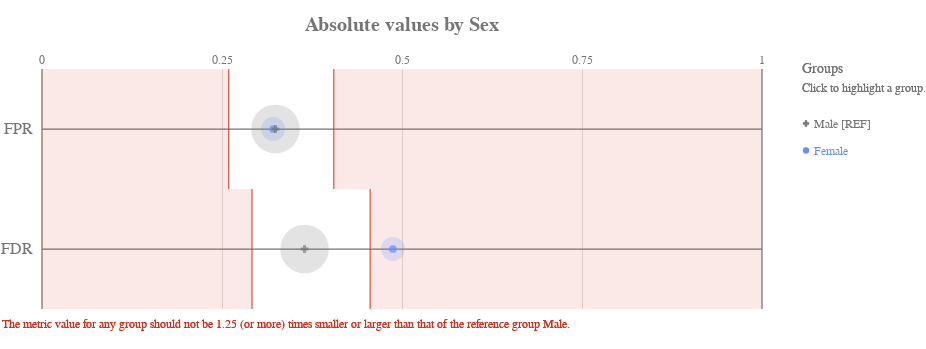

The cell this chart's notebook holds for it:
### Markdown cell above
Compruebe cómo se asigna el umbral de equidad a los valores absolutos de cada métrica:

### Code cell
ap.absolute(bdf, metrics, 'sex', fairness_threshold = disparity_tolerance)

### Figure 1 — Vega-Lite specification as saved in the notebook (floating-point values rounded to 4 significant figures)
{"config": {"view": {"continuousWidth": 400, "continuousHeight": 300, "strokeWidth": 0}, "axisLeft": {"labelColor": "rgb(117,117,117)", "labelFont": "Arial", "labelFontSize": 16}, "title": {"align": "center", "baseline": "middle", "color": "rgb(117,117,117)", "font": "Arial", "fontSize": 20, "fontWeight": "bold"}}, "layer": [{"data": {"name": "data-22e37ecfbb523156dad3ffdb726c704c"}, "mark": {"type": "rule", "stroke": "rgb(117,117,117)", "strokeWidth": 1.25, "tooltip": ""}, "encoding": {"x": {"type": "quantitative", "field": "start", "scale": {"domain": [0, 1], "range": [40.0, 760.0]}}, "x2": {"field": "end"}, "y": {"type": "nominal", "axis": {"domain": false, "labelAngle": 0, "labelPadding": -30, "orient": "left", "ticks": false, "title": ""}, "field": "y_position", "scale": {"domain": ["FPR", "FDR"], "range": [30.0, 270.0]}}}}, {"data": {"name": "data-6cfe259518f6c7b358d8f836a73e6b7f"}, "mark": {"type": "rule", "stroke": "rgb(117,117,117)", "strokeWidth": 1.25, "tooltip": ""}, "encoding": {"x": {"type": "quantitative", "field": "x_position", "scale": {"domain": [0, 1], "range": [40.0, 760.0]}}, "y": {"value": 30.0}, "y2": {"value": 270.0}}}, {"data": {"name": "data-60ed1133fa688d151d36705a369482e0"}, "mark": {"type": "text", "align": "center", "color": "rgb(117,117,117)", "font": "Arial", "fontSize": 12, "fontWeight": "normal", "tooltip": ""}, "encoding": {"text": {"type": "nominal", "field": "value"}, "x": {"type": "quantitative", "field": "value", "scale": {"domain": [0, 1], "range": [40.0, 760.0]}}, "y": {"value": 21.0}}}, {"layer": [{"mark": {"type": "rect", "opacity": 0.8, "stroke": "rgb(217, 46, 28)", "strokeWidth": 1.25, "tooltip": ""}, "encoding": {"x": {"type": "quantitative", "field": "lower_threshold_value", "scale": {"domain": [0, 1], "range": [40.0, 760.0]}}, "x2": {"field": "lower_threshold_value"}, "y": {"type": "nominal", "axis": {"domain": false, "grid": false, "labels": false, "ticks": false, "title": " "}, "field": "metric", "scale": {"domain": ["FPR", "FDR"], "range": [30.0, 270.0]}}}}, {"mark": {"type": "rect", "opacity": 0.8, "stroke": "rgb(217, 46, 28)", "strokeWidth": 1.25, "tooltip": ""}, "encoding": {"x": {"type": "quantitative", "field": "upper_threshold_value", "scale": {"domain": [0, 1], "range": [40.0, 760.0]}}, "x2": {"field": "upper_threshold_value"}, "y": {"type": "nominal", "axis": {"domain": false, "grid": false, "labels": false, "ticks": false, "title": " "}, "field": "metric", "scale": {"domain": ["FPR", "FDR"], "range": [30.0, 270.0]}}}}, {"layer": [{"mark": {"type": "rect", "fill": "rgb(217, 46, 28)", "opacity": 0.1, "tooltip": ""}, "encoding": {"x": {"type": "quantitative", "field": "lower_threshold_value", "scale": {"domain": [0, 1], "range": [40.0, 760.0]}}, "x2": {"field": "lower_end"}, "y": {"type": "nominal", "axis": {"domain": false, "grid": false, "labels": false, "ticks": false, "title": " "}, "field": "metric", "scale": {"domain": ["FPR", "FDR"], "range": [30.0, 270.0]}}}}, {"mark": {"type": "rect", "fill": "rgb(217, 46, 28)", "opacity": 0.1, "tooltip": ""}, "encoding": {"x": {"type": "quantitative", "field": "upper_threshold_value", "scale": {"domain": [0, 1], "range": [40.0, 760.0]}}, "x2": {"field": "upper_end"}, "y": {"type": "nominal", "axis": {"domain": false, "grid": false, "labels": false, "ticks": false, "title": " "}, "field": "metric", "scale": {"domain": ["FPR", "FDR"], "range": [30.0, 270.0]}}}}]}, {"data": {"name": "data-79dd248bdaa0ea02c535240e8ad022c8"}, "mark": {"type": "text", "align": "left", "baseline": "top", "fill": "rgb(217, 46, 28)", "font": "Arial", "fontSize": 12, "fontWeight": "normal", "tooltip": ""}, "encoding": {"text": {"value": "The metric value for any group should not be 1.25 (or more) times smaller or larger than that of the reference group Male."}, "x": {"value": 0}, "y": {"value": 280.0}}}], "data": {"name": "data-71c30a1d884455c3c5d7a4ce729c0e1c"}}, {"layer": [{"mark": "circle"}, {"data": {"name": "data-5cad3661f0c3c3766347afeafabd2900"}, "mark": {"type": "circle", "opacity": 0.2}, "encoding": {"color": {"condition": {"type": "nominal", "field": "attribute_value", "legend": null, "scale": {"domain": ["Male", "Female"], "range": ["rgb(117,117,117)", "rgb(100, 143, 255)", "rgb(254, 97, 0)", "rgb(220, 38, 127)", "rgb(255, 176, 0)", "rgb(120, 94, 240)"]}, "selection": "selector019"}, "value": "rgb(224,224,224)"}, "size": {"type": "quantitative", "field": "group_size", "legend": null, "scale": {"domain": [0, 6983.0], "range": [0, 2827.0]}}, "tooltip": [{"type": "nominal", "field": "attribute_value", "title": "Group"}, {"type": "nominal", "field": "tooltip_group_size", "title": "Group Size"}, {"type": "nominal", "field": "tooltip_disparity_explanation_fpr", "title": "Disparity"}, {"type": "quantitative", "field": "fpr", "format": ".2f", "title": "FPR"}], "x": {"type": "quantitative", "axis": {"domain": false, "labels": false, "ticks": false, "title": null, "values": [0.25, 0.5, 0.75]}, "field": "fpr", "scale": {"domain": [0, 1], "range": [40.0, 760.0]}}, "y": {"type": "nominal", "axis": {"domain": false, "grid": false, "labels": false, "ticks": false, "title": " "}, "field": "metric_variable", "scale": {"domain": ["FPR", "FDR"], "range": [30.0, 270.0]}}}, "selection": {"selector021": {"type": "multi", "empty": "all", "fields": ["attribute_value"]}}, "transform": [{"calculate": "'FPR'", "as": "metric_variable"}]}, {"data": {"name": "data-5cad3661f0c3c3766347afeafabd2900"}, "mark": {"type": "circle", "opacity": 0.2}, "encoding": {"color": {"condition": {"type": "nominal", "field": "attribute_value", "legend": null, "scale": {"domain": ["Male", "Female"], "range": ["rgb(117,117,117)", "rgb(100, 143, 255)", "rgb(254, 97, 0)", "rgb(220, 38, 127)", "rgb(255, 176, 0)", "rgb(120, 94, 240)"]}, "selection": "selector019"}, "value": "rgb(224,224,224)"}, "size": {"type": "quantitative", "field": "group_size", "legend": null, "scale": {"domain": [0, 6983.0], "range": [0, 2827.0]}}, "tooltip": [{"type": "nominal", "field": "attribute_value", "title": "Group"}, {"type": "nominal", "field": "tooltip_group_size", "title": "Group Size"}, {"type": "nominal", "field": "tooltip_disparity_explanation_fdr", "title": "Disparity"}, {"type": "quantitative", "field": "fdr", "format": ".2f", "title": "FDR"}], "x": {"type": "quantitative", "axis": {"domain": false, "labels": false, "ticks": false, "title": null, "values": [0.25, 0.5, 0.75]}, "field": "fdr", "scale": {"domain": [0, 1], "range": [40.0, 760.0]}}, "y": {"type": "nominal", "axis": {"domain": false, "grid": false, "labels": false, "ticks": false, "title": " "}, "field": "metric_variable", "scale": {"domain": ["FPR", "FDR"], "range": [30.0, 270.0]}}}, "selection": {"selector023": {"type": "multi", "empty": "all", "fields": ["attribute_value"]}}, "transform": [{"calculate": "'FDR'", "as": "metric_variable"}]}, {"layer": [{"mark": "point"}, {"data": {"name": "data-5cad3661f0c3c3766347afeafabd2900"}, "mark": {"type": "point", "filled": true, "size": 60}, "encoding": {"color": {"condition": {"type": "nominal", "field": "attribute_value", "legend": null, "scale": {"domain": ["Male", "Female"], "range": ["rgb(117,117,117)", "rgb(100, 143, 255)", "rgb(254, 97, 0)", "rgb(220, 38, 127)", "rgb(255, 176, 0)", "rgb(120, 94, 240)"]}, "selection": "selector019"}, "value": "rgb(224,224,224)"}, "shape": {"type": "nominal", "field": "attribute_value", "legend": null, "scale": {"domain": ["Male", "Female"], "range": ["cross", "circle"]}}, "tooltip": [{"type": "nominal", "field": "attribute_value", "title": "Group"}, {"type": "nominal", "field": "tooltip_group_size", "title": "Group Size"}, {"type": "nominal", "field": "tooltip_disparity_explanation_fpr", "title": "Disparity"}, {"type": "quantitative", "field": "fpr", "format": ".2f", "title": "FPR"}], "x": {"type": "quantitative", "axis": {"domain": false, "labels": false, "ticks": false, "title": null, "values": [0.25, 0.5, 0.75]}, "field": "fpr", "scale": {"domain": [0, 1], "range": [40.0, 760.0]}}, "y": {"type": "nominal", "axis": {"domain": false, "grid": false, "labels": false, "ticks": false, "title": " "}, "field": "metric_variable", "scale": {"domain": ["FPR", "FDR"], "range": [30.0, 270.0]}}}, "selection": {"selector020": {"type": "multi", "empty": "all", "fields": ["attribute_value"]}}, "transform": [{"calculate": "'FPR'", "as": "metric_variable"}]}, {"data": {"name": "data-5cad3661f0c3c3766347afeafabd2900"}, "mark": {"type": "point", "filled": true, "size": 60}, "encoding": {"color": {"condition": {"type": "nominal", "field": "attribute_value", "legend": null, "scale": {"domain": ["Male", "Female"], "range": ["rgb(117,117,117)", "rgb(100, 143, 255)", "rgb(254, 97, 0)", "rgb(220, 38, 127)", "rgb(255, 176, 0)", "rgb(120, 94, 240)"]}, "selection": "selector019"}, "value": "rgb(224,224,224)"}, "shape": {"type": "nominal", "field": "attribute_value", "legend": null, "scale": {"domain": ["Male", "Female"], "range": ["cross", "circle"]}}, "tooltip": [{"type": "nominal", "field": "attribute_value", "title": "Group"}, {"type": "nominal", "field": "tooltip_group_size", "title": "Group Size"}, {"type": "nominal", "field": "tooltip_disparity_explanation_fdr", "title": "Disparity"}, {"type": "quantitative", "field": "fdr", "format": ".2f", "title": "FDR"}], "x": {"type": "quantitative", "axis": {"domain": false, "labels": false, "ticks": false, "title": null, "values": [0.25, 0.5, 0.75]}, "field": "fdr", "scale": {"domain": [0, 1], "range": [40.0, 760.0]}}, "y": {"type": "nominal", "axis": {"domain": false, "grid": false, "labels": false, "ticks": false, "title": " "}, "field": "metric_variable", "scale": {"domain": ["FPR", "FDR"], "range": [30.0, 270.0]}}}, "selection": {"selector022": {"type": "multi", "empty": "all", "fields": ["attribute_value"]}}, "transform": [{"calculate": "'FDR'", "as": "metric_variable"}]}]}]}, {"layer": [{"mark": {"type": "point", "filled": true, "opacity": 1, "size": 39.48}, "encoding": {"color": {"condition": {"type": "nominal", "field": "attribute_value", "legend": null, "scale": {"domain": ["Male", "Female"], "range": ["rgb(117,117,117)", "rgb(100, 143, 255)", "rgb(254, 97, 0)", "rgb(220, 38, 127)", "rgb(255, 176, 0)", "rgb(120, 94, 240)"]}, "selection": "selector019"}, "value": "rgb(224,224,224)"}, "shape": {"type": "nominal", "field": "attribute_value", "legend": null, "scale": {"domain": ["Male", "Female"], "range": ["cross", "circle"]}}, "x": {"value": 804}, "y": {"type": "nominal", "axis": {"domain": false, "grid": false, "labels": false, "ticks": false, "title": " "}, "field": "attribute_value", "scale": {"domain": ["Male", "Female"], "range": [71, 125]}}}, "selection": {"selector019": {"type": "multi", "empty": "all", "fields": ["attribute_value"]}}}, {"mark": {"type": "text", "align": "left", "baseline": "middle", "font": "Arial", "fontSize": 12, "fontWeight": "normal"}, "encoding": {"color": {"condition": {"type": "nominal", "field": "attribute_value", "legend": null, "scale": {"domain": ["Male", "Female"], "range": ["rgb(117,117,117)", "rgb(100, 143, 255)", "rgb(254, 97, 0)", "rgb(220, 38, 127)", "rgb(255, 176, 0)", "rgb(120, 94, 240)"]}, "selection": "selector019"}, "value": "rgb(224,224,224)"}, "text": {"type": "nominal", "field": "label"}, "x": {"value": 812}, "y": {"type": "nominal", "axis": {"domain": false, "grid": false, "labels": false, "ticks": false, "title": " "}, "field": "attribute_value", "scale": {"domain": ["Male", "Female"], "range": [71, 125]}}}, "selection": {"selector024": {"type": "multi", "empty": "all", "fields": ["attribute_value"]}}}, {"data": {"name": "data-79dd248bdaa0ea02c535240e8ad022c8"}, "mark": {"type": "text", "align": "left", "baseline": "middle", "color": "rgb(117,117,117)", "font": "Arial", "fontSize": 12, "fontWeight": "normal"}, "encoding": {"text": {"value": "Click to highlight a group."}, "x": {"value": 800}, "y": {"value": 49}}}, {"data": {"name": "data-79dd248bdaa0ea02c535240e8ad022c8"}, "mark": {"type": "text", "align": "left", "baseline": "middle", "color": "rgb(117,117,117)", "font": "Arial", "fontSize": 14, "fontWeight": "normal"}, "encoding": {"text": {"value": "Groups"}, "x": {"value": 800}, "y": {"value": 30}}}], "data": {"name": "data-d79b6fcf6fc2d8883b03661337595d04"}}], "height": 300, "padding": {"top": 15, "bottom": 10}, "resolve": {"scale": {"size": "independent", "y": "independent"}}, "title": "Absolute values by Sex", "width": 800, "$schema": "https://vega.github.io/schema/vega-lite/v4.8.1.json", "datasets": {"data-22e37ecfbb523156dad3ffdb726c704c": [{"y_position": "FPR", "start": 0, "end": 1}, {"y_position": "FDR", "start": 0, "end": 1}], "data-6cfe259518f6c7b358d8f836a73e6b7f": [{"x_position": 0}, {"x_position": 1}], "data-60ed1133fa688d151d36705a369482e0": [{"value": 0.0}, {"value": 0.25}, {"value": 0.5}, {"value": 0.75}, {"value": 1.0}], "data-71c30a1d884455c3c5d7a4ce729c0e1c": [{"lower_end": 0, "upper_end": 1, "lower_threshold_value": 0.2594, "upper_threshold_value": 0.4053, "metric": "FPR"}, {"lower_end": 0, "upper_end": 1, "lower_threshold_value": 0.2917, "upper_threshold_value": 0.4558, "metric": "FDR"}], "data-79dd248bdaa0ea02c535240e8ad022c8": [{"a": 1, "b": 0}, {"a": 1, "b": 0}], "data-5cad3661f0c3c3766347afeafabd2900": [{"attribute_name": "sex", "attribute_value": "Female", "group_size": 1395, "total_entities": 7214, "fpr": 0.3211, "fdr": 0.4873, "fpr_disparity": 0.9903, "fdr_disparity": 1.336, "fpr_disparity_scaled": -0.009751, "fdr_disparity_scaled": 0.3364, "tooltip_group_size": "1,395 (19.34%)", "tooltip_disparity_explanation_fpr": "1.01 times smaller FPR than the reference group", "tooltip_disparity_explanation_fdr": "1.34 times larger FDR than the reference group"}, {"attribute_name": "sex", "attribute_value": "Male", "group_size": 5819, "total_entities": 7214, "fpr": 0.3242, "fdr": 0.3646, "fpr_disparity": 1.0, "fdr_disparity": 1.0, "fpr_disparity_scaled": 0.0, "fdr_disparity_scaled": 0.0, "tooltip_group_size": "5,819 (80.66%)", "tooltip_disparity_explanation_fpr": "Reference group", "tooltip_disparity_explanation_fdr": "Reference group"}], "data-d79b6fcf6fc2d8883b03661337595d04": [{"attribute_value": "Male", "label": "Male [REF]"}, {"attribute_value": "Female", "label": "Female"}]}}
